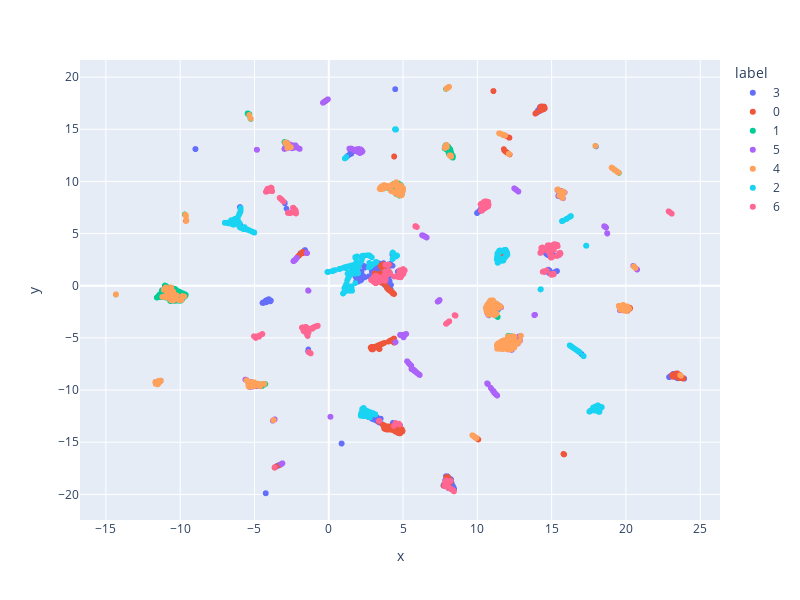

This figure's notebook cell:
### Markdown cell above
# `6 - Deeper look into the data structure using UMAP`

### Code cell
from sklearn.cluster import KMeans
import umap
import plotly.express as px

reducer = umap.UMAP(n_neighbors=15, min_dist=0.05, n_components=2, random_state=42)
reduced_data = reducer.fit_transform(X_train)
X_train_reduced = pd.DataFrame(reduced_data, columns=['x', 'y'])
X_train_reduced['label'] = y_train.astype(str)
px.scatter(X_train_reduced, x='x', y='y',color='label' ,width=800, height=600)

### Figure 1 — Plotly figure (JSON) as saved in the notebook; plotly's stock layout.template omitted (floating-point values rounded to 4 significant figures; data arrays with more than 128 entries replaced by an {"elided": "..."} marker saying what was removed)
{"data": [{"hovertemplate": "label=3<br>x=%{x}<br>y=%{y}<extra></extra>", "legendgroup": "3", "marker": {"color": "#636efa", "symbol": "circle"}, "mode": "markers", "name": "3", "showlegend": true, "type": "scattergl", "x": {"elided": "1296 float values"}, "xaxis": "x", "y": {"elided": "1296 float values"}, "yaxis": "y"}, {"hovertemplate": "label=0<br>x=%{x}<br>y=%{y}<extra></extra>", "legendgroup": "0", "marker": {"color": "#EF553B", "symbol": "circle"}, "mode": "markers", "name": "0", "showlegend": true, "type": "scattergl", "x": {"elided": "1296 float values"}, "xaxis": "x", "y": {"elided": "1296 float values"}, "yaxis": "y"}, {"hovertemplate": "label=1<br>x=%{x}<br>y=%{y}<extra></extra>", "legendgroup": "1", "marker": {"color": "#00cc96", "symbol": "circle"}, "mode": "markers", "name": "1", "showlegend": true, "type": "scattergl", "x": {"elided": "1296 float values"}, "xaxis": "x", "y": {"elided": "1296 float values"}, "yaxis": "y"}, {"hovertemplate": "label=5<br>x=%{x}<br>y=%{y}<extra></extra>", "legendgroup": "5", "marker": {"color": "#ab63fa", "symbol": "circle"}, "mode": "markers", "name": "5", "showlegend": true, "type": "scattergl", "x": {"elided": "1296 float values"}, "xaxis": "x", "y": {"elided": "1296 float values"}, "yaxis": "y"}, {"hovertemplate": "label=4<br>x=%{x}<br>y=%{y}<extra></extra>", "legendgroup": "4", "marker": {"color": "#FFA15A", "symbol": "circle"}, "mode": "markers", "name": "4", "showlegend": true, "type": "scattergl", "x": {"elided": "1296 float values"}, "xaxis": "x", "y": {"elided": "1296 float values"}, "yaxis": "y"}, {"hovertemplate": "label=2<br>x=%{x}<br>y=%{y}<extra></extra>", "legendgroup": "2", "marker": {"color": "#19d3f3", "symbol": "circle"}, "mode": "markers", "name": "2", "showlegend": true, "type": "scattergl", "x": {"elided": "1296 float values"}, "xaxis": "x", "y": {"elided": "1296 float values"}, "yaxis": "y"}, {"hovertemplate": "label=6<br>x=%{x}<br>y=%{y}<extra></extra>", "legendgroup": "6", "marker": {"color": "#FF6692", "symbol": "circle"}, "mode": "markers", "name": "6", "showlegend": true, "type": "scattergl", "x": {"elided": "1296 float values"}, "xaxis": "x", "y": {"elided": "1296 float values"}, "yaxis": "y"}], "layout": {"height": 600, "legend": {"title": {"text": "label"}, "tracegroupgap": 0}, "margin": {"t": 60}, "width": 800, "xaxis": {"anchor": "y", "domain": [0, 1], "title": {"text": "x"}}, "yaxis": {"anchor": "x", "domain": [0, 1], "title": {"text": "y"}}}}
